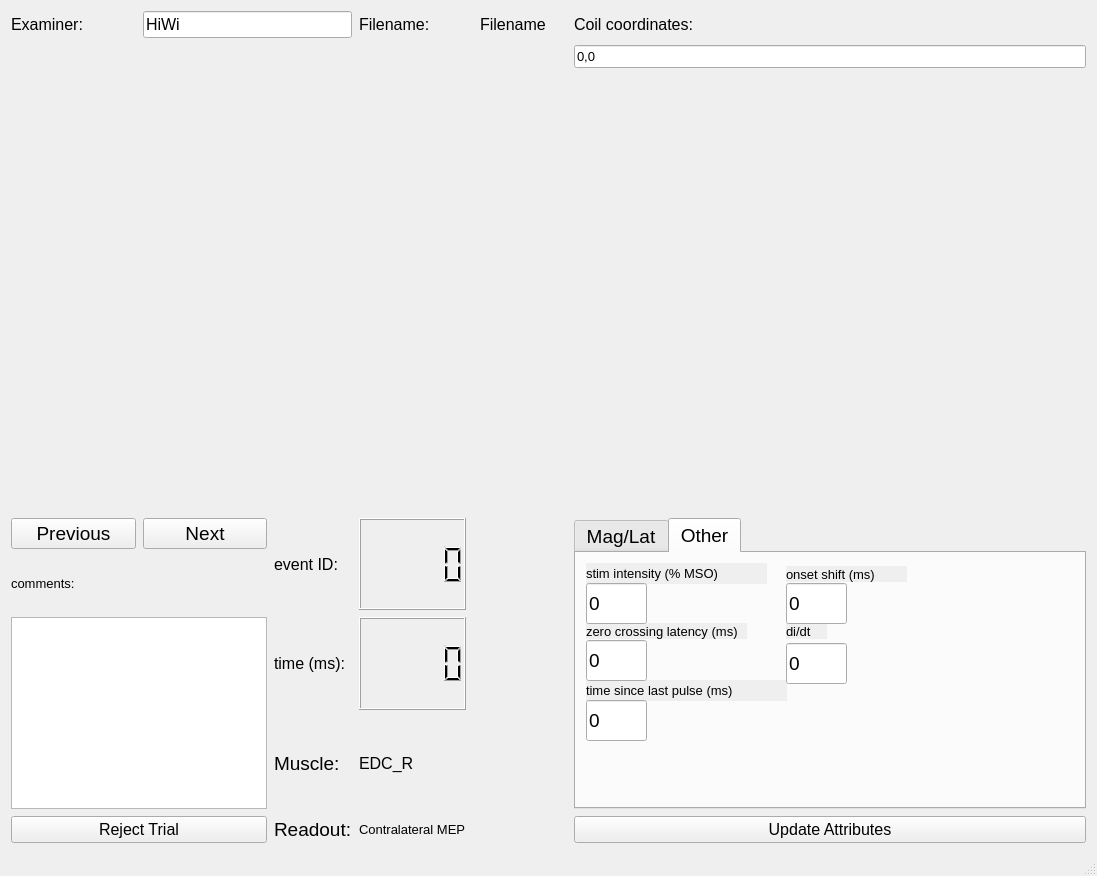
<?xml version="1.0" encoding="UTF-8"?>
<ui version="4.0">
 <class>MainWindow</class>
 <widget class="QMainWindow" name="MainWindow">
  <property name="geometry">
   <rect>
    <x>0</x>
    <y>0</y>
    <width>1097</width>
    <height>876</height>
   </rect>
  </property>
  <property name="windowTitle">
   <string>MainWindow</string>
  </property>
  <property name="dockNestingEnabled">
   <bool>false</bool>
  </property>
  <property name="unifiedTitleAndToolBarOnMac">
   <bool>true</bool>
  </property>
  <widget class="QWidget" name="centralwidget">
   <property name="maximumSize">
    <size>
     <width>1510</width>
     <height>862</height>
    </size>
   </property>
   <property name="autoFillBackground">
    <bool>true</bool>
   </property>
   <layout class="QGridLayout" name="gridLayout">
    <item row="12" column="3">
     <widget class="QLCDNumber" name="event_time_num">
      <property name="autoFillBackground">
       <bool>true</bool>
      </property>
     </widget>
    </item>
    <item row="14" column="0" colspan="2">
     <widget class="QPushButton" name="reject_button">
      <property name="font">
       <font>
        <pointsize>12</pointsize>
       </font>
      </property>
      <property name="text">
       <string>Reject Trial</string>
      </property>
     </widget>
    </item>
    <item row="14" column="2">
     <widget class="QLabel" name="readout_label">
      <property name="font">
       <font>
        <pointsize>14</pointsize>
       </font>
      </property>
      <property name="autoFillBackground">
       <bool>true</bool>
      </property>
      <property name="text">
       <string>Readout:</string>
      </property>
     </widget>
    </item>
    <item row="12" column="0" rowspan="2" colspan="2">
     <widget class="QTextEdit" name="commentbox"/>
    </item>
    <item row="13" column="3">
     <widget class="QLabel" name="channel_label">
      <property name="font">
       <font>
        <pointsize>12</pointsize>
       </font>
      </property>
      <property name="autoFillBackground">
       <bool>true</bool>
      </property>
      <property name="text">
       <string>EDC_R</string>
      </property>
     </widget>
    </item>
    <item row="13" column="2">
     <widget class="QLabel" name="muscle_label">
      <property name="font">
       <font>
        <pointsize>14</pointsize>
       </font>
      </property>
      <property name="autoFillBackground">
       <bool>true</bool>
      </property>
      <property name="text">
       <string>Muscle:</string>
      </property>
     </widget>
    </item>
    <item row="10" column="2" rowspan="2">
     <widget class="QLabel" name="dataindexlabel">
      <property name="font">
       <font>
        <pointsize>12</pointsize>
       </font>
      </property>
      <property name="autoFillBackground">
       <bool>true</bool>
      </property>
      <property name="text">
       <string>event ID:</string>
      </property>
     </widget>
    </item>
    <item row="10" column="3" rowspan="2">
     <widget class="QLCDNumber" name="event_id_num">
      <property name="autoFillBackground">
       <bool>true</bool>
      </property>
     </widget>
    </item>
    <item row="10" column="0">
     <widget class="QPushButton" name="previous_button">
      <property name="font">
       <font>
        <pointsize>14</pointsize>
       </font>
      </property>
      <property name="text">
       <string>Previous</string>
      </property>
     </widget>
    </item>
    <item row="14" column="9">
     <widget class="QPushButton" name="update_attrs_button">
      <property name="font">
       <font>
        <pointsize>12</pointsize>
       </font>
      </property>
      <property name="text">
       <string>Update Attributes</string>
      </property>
     </widget>
    </item>
    <item row="10" column="1">
     <widget class="QPushButton" name="next_button">
      <property name="font">
       <font>
        <pointsize>14</pointsize>
       </font>
      </property>
      <property name="text">
       <string>Next</string>
      </property>
     </widget>
    </item>
    <item row="0" column="1" colspan="2">
     <widget class="QLineEdit" name="examiner_name">
      <property name="font">
       <font>
        <pointsize>12</pointsize>
       </font>
      </property>
      <property name="text">
       <string>HiWi</string>
      </property>
     </widget>
    </item>
    <item row="1" column="9">
     <widget class="QLineEdit" name="coil_coordinate_input">
      <property name="font">
       <font>
        <pointsize>10</pointsize>
       </font>
      </property>
      <property name="text">
       <string>0,0</string>
      </property>
     </widget>
    </item>
    <item row="0" column="3">
     <widget class="QLabel" name="filename_label">
      <property name="font">
       <font>
        <pointsize>12</pointsize>
       </font>
      </property>
      <property name="text">
       <string>Filename: </string>
      </property>
     </widget>
    </item>
    <item row="0" column="5">
     <widget class="QLabel" name="filename_label_2">
      <property name="font">
       <font>
        <pointsize>12</pointsize>
       </font>
      </property>
      <property name="text">
       <string>Filename</string>
      </property>
     </widget>
    </item>
    <item row="0" column="9">
     <widget class="QLabel" name="coilcoordinateslabel">
      <property name="font">
       <font>
        <pointsize>12</pointsize>
       </font>
      </property>
      <property name="text">
       <string>Coil coordinates: </string>
      </property>
     </widget>
    </item>
    <item row="14" column="3">
     <widget class="QLabel" name="readout">
      <property name="font">
       <font>
        <pointsize>10</pointsize>
       </font>
      </property>
      <property name="text">
       <string>Contralateral MEP</string>
      </property>
     </widget>
    </item>
    <item row="12" column="2">
     <widget class="QLabel" name="datatimelabel">
      <property name="font">
       <font>
        <pointsize>12</pointsize>
       </font>
      </property>
      <property name="autoFillBackground">
       <bool>true</bool>
      </property>
      <property name="text">
       <string>time (ms):</string>
      </property>
     </widget>
    </item>
    <item row="0" column="0">
     <widget class="QLabel" name="examinerlabel">
      <property name="font">
       <font>
        <pointsize>12</pointsize>
       </font>
      </property>
      <property name="text">
       <string>Examiner: </string>
      </property>
     </widget>
    </item>
    <item row="11" column="0">
     <widget class="QLabel" name="zeroxinglabel_2">
      <property name="font">
       <font>
        <pointsize>10</pointsize>
       </font>
      </property>
      <property name="autoFillBackground">
       <bool>true</bool>
      </property>
      <property name="text">
       <string>comments:</string>
      </property>
     </widget>
    </item>
    <item row="2" column="9" rowspan="8">
     <widget class="MplWidget2" name="MplWidget2" native="true">
      <property name="enabled">
       <bool>true</bool>
      </property>
     </widget>
    </item>
    <item row="1" column="0" rowspan="9" colspan="9">
     <widget class="MplWidget1" name="MplWidget1" native="true">
      <property name="layoutDirection">
       <enum>Qt::LeftToRight</enum>
      </property>
     </widget>
    </item>
    <item row="10" column="9" rowspan="4">
     <widget class="QTabWidget" name="tabWidget">
      <property name="font">
       <font>
        <pointsize>14</pointsize>
       </font>
      </property>
      <property name="currentIndex">
       <number>1</number>
      </property>
      <widget class="QWidget" name="tab">
       <attribute name="title">
        <string>Mag/Lat</string>
       </attribute>
       <widget class="QLabel" name="peaklatlabel">
        <property name="geometry">
         <rect>
          <x>160</x>
          <y>14</y>
          <width>141</width>
          <height>31</height>
         </rect>
        </property>
        <property name="font">
         <font>
          <pointsize>10</pointsize>
         </font>
        </property>
        <property name="autoFillBackground">
         <bool>true</bool>
        </property>
        <property name="text">
         <string>peak latency (ms)</string>
        </property>
       </widget>
       <widget class="QLabel" name="troughlatlabel">
        <property name="geometry">
         <rect>
          <x>160</x>
          <y>80</y>
          <width>112</width>
          <height>21</height>
         </rect>
        </property>
        <property name="font">
         <font>
          <pointsize>10</pointsize>
         </font>
        </property>
        <property name="autoFillBackground">
         <bool>true</bool>
        </property>
        <property name="text">
         <string>trough latency (ms)</string>
        </property>
       </widget>
       <widget class="QLabel" name="troughvoltlabel">
        <property name="geometry">
         <rect>
          <x>10</x>
          <y>80</y>
          <width>130</width>
          <height>21</height>
         </rect>
        </property>
        <property name="font">
         <font>
          <pointsize>10</pointsize>
         </font>
        </property>
        <property name="autoFillBackground">
         <bool>true</bool>
        </property>
        <property name="text">
         <string>trough magnitude (uV)</string>
        </property>
       </widget>
       <widget class="QLabel" name="peakvoltlabel">
        <property name="geometry">
         <rect>
          <x>10</x>
          <y>20</y>
          <width>120</width>
          <height>21</height>
         </rect>
        </property>
        <property name="font">
         <font>
          <pointsize>10</pointsize>
         </font>
        </property>
        <property name="autoFillBackground">
         <bool>true</bool>
        </property>
        <property name="text">
         <string>peak magnitude (uV)</string>
        </property>
       </widget>
       <widget class="QLineEdit" name="peaklat_num">
        <property name="geometry">
         <rect>
          <x>160</x>
          <y>40</y>
          <width>61</width>
          <height>41</height>
         </rect>
        </property>
        <property name="font">
         <font>
          <pointsize>14</pointsize>
         </font>
        </property>
        <property name="text">
         <string>0</string>
        </property>
       </widget>
       <widget class="QLineEdit" name="troughmag_num">
        <property name="geometry">
         <rect>
          <x>10</x>
          <y>110</y>
          <width>61</width>
          <height>41</height>
         </rect>
        </property>
        <property name="font">
         <font>
          <pointsize>14</pointsize>
         </font>
        </property>
        <property name="text">
         <string>0</string>
        </property>
       </widget>
       <widget class="QLineEdit" name="troughlat_num">
        <property name="geometry">
         <rect>
          <x>160</x>
          <y>110</y>
          <width>61</width>
          <height>41</height>
         </rect>
        </property>
        <property name="font">
         <font>
          <pointsize>14</pointsize>
         </font>
        </property>
        <property name="text">
         <string>0</string>
        </property>
       </widget>
       <widget class="QLineEdit" name="peakmag_num">
        <property name="geometry">
         <rect>
          <x>10</x>
          <y>40</y>
          <width>61</width>
          <height>41</height>
         </rect>
        </property>
        <property name="font">
         <font>
          <pointsize>14</pointsize>
         </font>
        </property>
        <property name="text">
         <string>0</string>
        </property>
       </widget>
      </widget>
      <widget class="QWidget" name="tab_2">
       <attribute name="title">
        <string>Other</string>
       </attribute>
       <widget class="QLabel" name="zeroxinglabel">
        <property name="geometry">
         <rect>
          <x>10</x>
          <y>70</y>
          <width>161</width>
          <height>16</height>
         </rect>
        </property>
        <property name="font">
         <font>
          <pointsize>10</pointsize>
         </font>
        </property>
        <property name="autoFillBackground">
         <bool>true</bool>
        </property>
        <property name="text">
         <string>zero crossing latency (ms)</string>
        </property>
       </widget>
       <widget class="QLabel" name="time_since_pulse_label_3">
        <property name="geometry">
         <rect>
          <x>210</x>
          <y>70</y>
          <width>41</width>
          <height>16</height>
         </rect>
        </property>
        <property name="font">
         <font>
          <pointsize>10</pointsize>
         </font>
        </property>
        <property name="autoFillBackground">
         <bool>true</bool>
        </property>
        <property name="text">
         <string>di/dt</string>
        </property>
       </widget>
       <widget class="QLabel" name="time_since_pulse_label_2">
        <property name="geometry">
         <rect>
          <x>210</x>
          <y>13</y>
          <width>121</width>
          <height>16</height>
         </rect>
        </property>
        <property name="font">
         <font>
          <pointsize>10</pointsize>
         </font>
        </property>
        <property name="autoFillBackground">
         <bool>true</bool>
        </property>
        <property name="text">
         <string>onset shift (ms)</string>
        </property>
       </widget>
       <widget class="QLabel" name="time_since_pulse_label">
        <property name="geometry">
         <rect>
          <x>10</x>
          <y>127</y>
          <width>201</width>
          <height>21</height>
         </rect>
        </property>
        <property name="font">
         <font>
          <pointsize>10</pointsize>
         </font>
        </property>
        <property name="autoFillBackground">
         <bool>true</bool>
        </property>
        <property name="text">
         <string>time since last pulse (ms)</string>
        </property>
       </widget>
       <widget class="QLabel" name="stimintensitylabel">
        <property name="geometry">
         <rect>
          <x>10</x>
          <y>10</y>
          <width>181</width>
          <height>21</height>
         </rect>
        </property>
        <property name="font">
         <font>
          <pointsize>10</pointsize>
         </font>
        </property>
        <property name="autoFillBackground">
         <bool>true</bool>
        </property>
        <property name="text">
         <string>stim intensity (% MSO)</string>
        </property>
       </widget>
       <widget class="QLineEdit" name="zcr_lat_num">
        <property name="geometry">
         <rect>
          <x>10</x>
          <y>87</y>
          <width>61</width>
          <height>41</height>
         </rect>
        </property>
        <property name="font">
         <font>
          <pointsize>14</pointsize>
         </font>
        </property>
        <property name="text">
         <string>0</string>
        </property>
       </widget>
       <widget class="QLineEdit" name="stimintensity_num">
        <property name="geometry">
         <rect>
          <x>10</x>
          <y>30</y>
          <width>61</width>
          <height>41</height>
         </rect>
        </property>
        <property name="font">
         <font>
          <pointsize>14</pointsize>
         </font>
        </property>
        <property name="text">
         <string>0</string>
        </property>
       </widget>
       <widget class="QLineEdit" name="onset_shift_num">
        <property name="geometry">
         <rect>
          <x>210</x>
          <y>30</y>
          <width>61</width>
          <height>41</height>
         </rect>
        </property>
        <property name="font">
         <font>
          <pointsize>14</pointsize>
         </font>
        </property>
        <property name="text">
         <string>0</string>
        </property>
       </widget>
       <widget class="QLineEdit" name="didt_num">
        <property name="geometry">
         <rect>
          <x>210</x>
          <y>90</y>
          <width>61</width>
          <height>41</height>
         </rect>
        </property>
        <property name="font">
         <font>
          <pointsize>14</pointsize>
         </font>
        </property>
        <property name="text">
         <string>0</string>
        </property>
       </widget>
       <widget class="QLineEdit" name="time_since_pulse_num">
        <property name="geometry">
         <rect>
          <x>10</x>
          <y>147</y>
          <width>61</width>
          <height>41</height>
         </rect>
        </property>
        <property name="font">
         <font>
          <pointsize>14</pointsize>
         </font>
        </property>
        <property name="text">
         <string>0</string>
        </property>
       </widget>
      </widget>
     </widget>
    </item>
   </layout>
  </widget>
  <widget class="QMenuBar" name="menubar">
   <property name="geometry">
    <rect>
     <x>0</x>
     <y>0</y>
     <width>1097</width>
     <height>26</height>
    </rect>
   </property>
  </widget>
  <widget class="QStatusBar" name="statusbar"/>
 </widget>
 <layoutdefault spacing="7" margin="11"/>
 <customwidgets>
  <customwidget>
   <class>MplWidget1</class>
   <extends>QWidget</extends>
   <header>mplwidget.h</header>
   <container>1</container>
  </customwidget>
  <customwidget>
   <class>MplWidget2</class>
   <extends>QWidget</extends>
   <header>mplwidget.h</header>
   <container>1</container>
  </customwidget>
 </customwidgets>
 <resources/>
 <connections/>
 <designerdata>
  <property name="gridDeltaX">
   <number>10</number>
  </property>
  <property name="gridDeltaY">
   <number>10</number>
  </property>
  <property name="gridSnapX">
   <bool>true</bool>
  </property>
  <property name="gridSnapY">
   <bool>true</bool>
  </property>
  <property name="gridVisible">
   <bool>true</bool>
  </property>
 </designerdata>
</ui>
